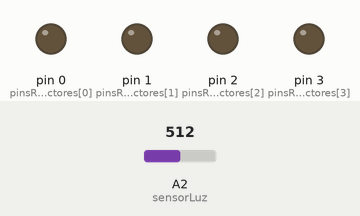
Recording of a sketch running on a simulated Arduino Uno, built with avr-gcc and run on an emulated ATmega328P. On the bench: output pins drawn as LEDs (lit = HIGH). Inputs (shaded band) come from the test bench; at power-on: A2 (sensorLuz) = 512. Random numbers use the default seed unless the sketch sets one.

Above: at 1.2 s.
1.3 s: A2 (sensorLuz) set to 408
2.8 s: A2 (sensorLuz) set to 393
At 3.4 s:
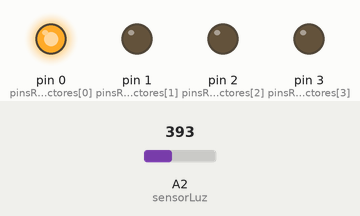
At 4.6 s:
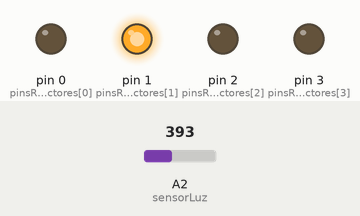
Timing chart, 0 to 9.6 s (numbered marks = the images above; inputs shaded):
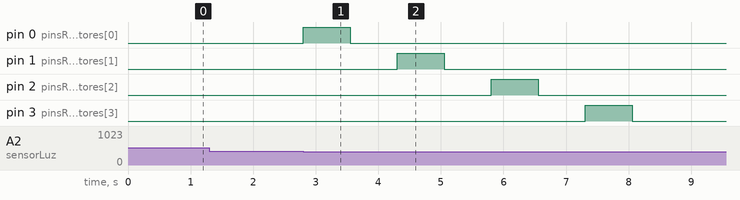

Measured:
- the behaviour switches between 400 and 399 on A2 (sensorLuz) (found by bisection; images 0 and 1)
- after the input at 1.3 s, every drawn part: stays the same
- after the input at 2.8 s, pin 0 (pinsReflectores[0]): LOW → HIGH at once, → LOW 0.75 s later; pin 1 (pinsReflectores[1]): LOW → HIGH after 1.5 s, → LOW 0.75 s later; pin 2 (pinsReflectores[2]): LOW → HIGH after 3.0 s, → LOW 0.75 s later; pin 3 (pinsReflectores[3]): LOW → HIGH after 4.5 s, → LOW 0.75 s later

The sketch:

reflectores.ino.ino
```cpp
#include<stdlib.h> //Para usar randomseed()

const byte pinsReflectores[] = {0, 1, 2, 3,}; //arreglo de leds
const byte numReflectores = sizeof(pinsReflectores) / sizeof(pinsReflectores[0]); //num leds
const byte sensorLuz = A2;
int flash = 750; //250 para la aplicación real
unsigned long inicio = 0;
bool iniciaNoche = 1;

//Funciones

//encender o apagar los leds
void reflectores(bool estado) {
  for (byte i = 0; i < numReflectores; i++) {
    digitalWrite(pinsReflectores[i], estado);
  }
}

//tiempo que estarán encendidos, apagados o flasheando los reflectores
void tiempo(unsigned long modo){
  inicio = millis();
  while(millis() - inicio <= modo);
}

//Programa

  void setup(){

    randomSeed(millis());//genera nums aleatorios
    for(byte i = 0; i < numReflectores; i++){ //Se activan los reflectores
        pinMode(pinsReflectores[i], OUTPUT);
    }
    reflectores(LOW); //Inician los reflectores apagados
}

  void loop(){

  int oscuridad = analogRead(sensorLuz); // Se configura el sensor de luz
    if(oscuridad < 400 && iniciaNoche == 1){ //Si ya es de noche has esto una vez
      iniciaNoche = 0;
      for(byte i = 0; i < numReflectores; i++){ //Parpadear reflectores
          digitalWrite(pinsReflectores[i], HIGH);
          tiempo(flash);
          digitalWrite(pinsReflectores[i], LOW);
          tiempo(flash);
      }
    }

    else if(oscuridad < 400 && iniciaNoche == 0){ // Si es de noche y ya flashearon los reflectores al inicio
            reflectores(LOW); //Inician apagados

          //Calculos para Prueba
          //byte minuto = random(1, 10);
          //int apagado = minuto*1000;
          //int encendido = apagado/10;

          //Calculos para la Aplicación
          int minuto = random(30, 61);//Asignar un minuto entre 30 y 60
          unsigned long segundos = minuto*60;
          unsigned long milisegundos = segundos*1000;
          unsigned long apagado = milisegundos;
          int encendido = (apagado/500); //Tiempo encendido
          int pausa = encendido;//Pausa entre encendido y apagado de los reflectoress
          tiempo(apagado); //Durante tiempo calculado

          for(byte i = 0; i < numReflectores; i++){ //Enciende y apaga los reflectores
            digitalWrite(pinsReflectores[i], HIGH);
            tiempo(encendido);//Durante tiempo calculado
            digitalWrite(pinsReflectores[i], LOW);
            tiempo(pausa);//Durante tiempo calculado
        }
    }

    else{
        if(oscuridad > 400 && iniciaNoche == 0){//Durante el dia y ya flashearon al inicio
           reflectores(LOW);//Apagados durante el dia
        }
        iniciaNoche = 1;//inicia bandera de evento cuando ya no se cumpla la condicion anterior
   }
}
```
